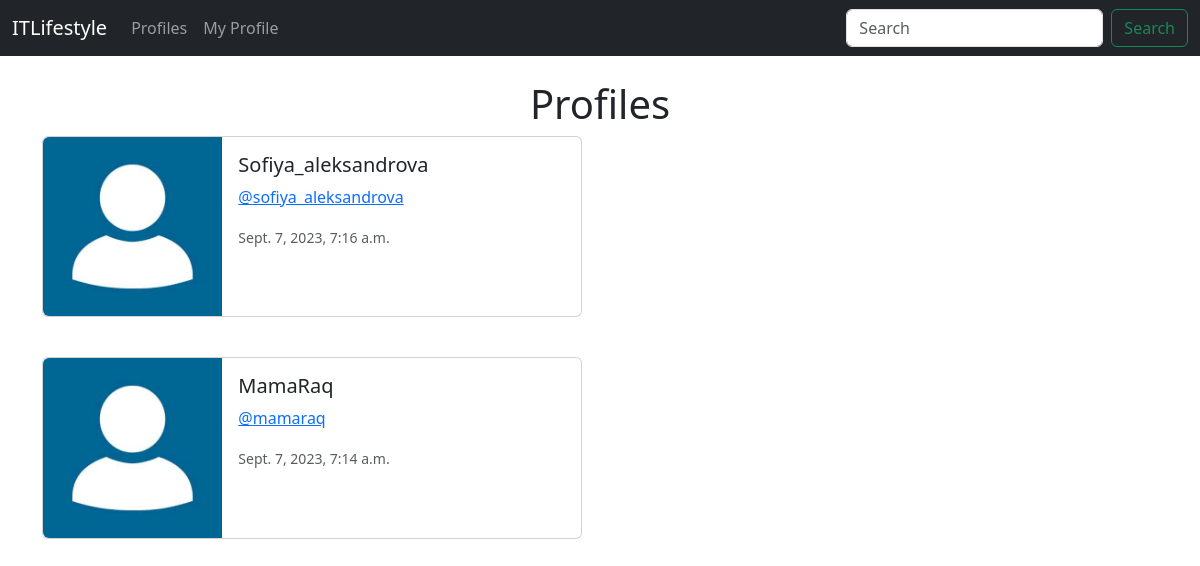
Screenshot of /profile_list/ (signed in) with the database file from the repository.
### itlifestyle/models.py (models this page shows, shortened)
class Profile(models.Model):
    user = models.OneToOneField(User, on_delete=models.CASCADE)
    follows = models.ManyToManyField('self',
                                     related_name='followed_by',
                                     symmetrical=False,
                                     blank=True,
                                     )
    date_modified = models.DateTimeField(User, auto_now=True)

### itlifestyle/views.py (the view)
# urls.py: path('profile_list/', views.profile_list, name='profile-list'),
def profile_list(request):
    if request.user.is_authenticated:
        profiles = Profile.objects.exclude(user=request.user)
        return render(request, 'profile_list.html', {'profiles': profiles})
    else:
        messages.success(request, 'You Must Be Logged In To View This Page!')
        return redirect('home')

### itlifestyle/templates/profile_list.html
{% extends 'base.html' %}
{% load static %}
{% block content %}
<center>
    <h1>Profiles</h1>
</center>
{% if profiles%}
{% for profile in profiles %}
<div class="card mb-3" style="max-width: 540px;">
    <div class="row g-0">
        <div class="col-md-4">
            <img src="{% static 'images/default_profile_picture.jpg' %}" class="img-fluid rounded-start" alt="Profile image">
        </div>
        <div class="col-md-8">
            <div class="card-body">
                <h5 class="card-title">{{ profile.user.username }}</h5>
                <p class="card-text"><a href="{% url 'profile' profile.user.id %}">@{{ profile.user.username|lower }}</a></p>
                <p class="card-text"><small class="text-body-secondary">{{ profile.date_modified }}</small></p>
            </div>
        </div>
    </div>
</div>
<br/>
{% endfor %}
{% endif%}
{% endblock %}

### rows the page displays
Profile: user.username "Sofiya_aleksandrova", user.username "sofiya_aleksandrova", date_modified "Sept. 7, 2023, 7:16 a.m."
Profile: user.username "MamaRaq", user.username "mamaraq", date_modified "Sept. 7, 2023, 7:14 a.m."
